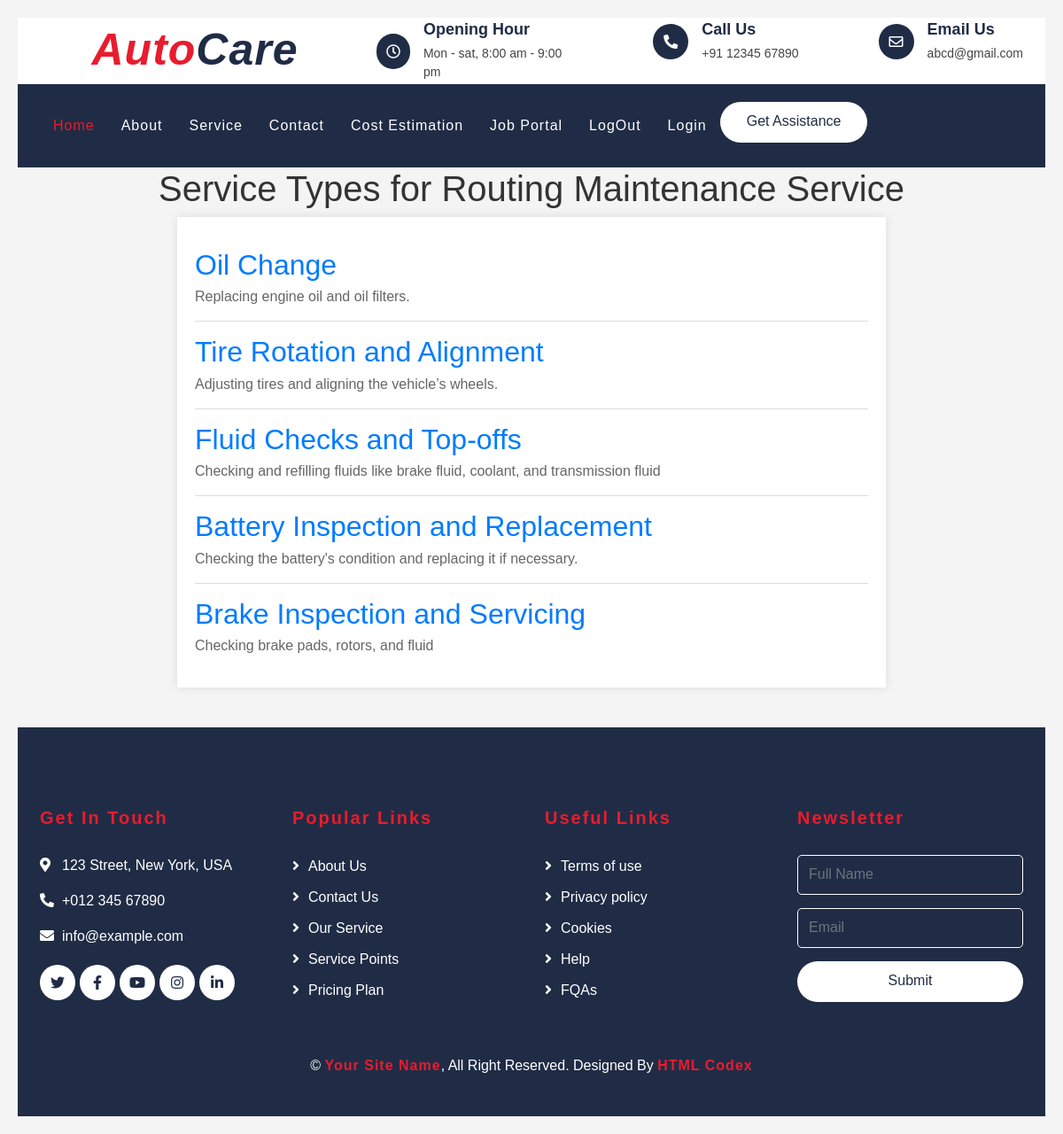
/categories/1/types/, run on the app's committed database.
### autocareweb/models.py (models this page shows, shortened)
class ServiceCategory(models.Model):
    name = models.CharField(max_length=100, unique=True)
    description = models.TextField()

class ServiceType(models.Model):
    name = models.CharField(max_length=100)
    category = models.ForeignKey(ServiceCategory, related_name='service_types', on_delete=models.CASCADE)
    description = models.TextField()

### autocareweb/views.py (the view)
def service_type_list(request, category_id):
    category = get_object_or_404(ServiceCategory, id=category_id)
    service_types = category.service_types.all()
    return render(request, 'service_type_list.html', {'category': category, 'service_types': service_types})

### templates/service_type_list.html (shortened to what this page needs)
{% extends 'partials/base.html' %}
{%block content%}
{% load static %}
<!DOCTYPE html>
<html lang="en">
<head>
</head>
<body>
    <h1>Service Types for {{ category.name }}</h1>
    <div class="type-list">
        {% for type in service_types %}
            <div class="type">
                <h2>{{ type.name }}</h2>
                <p>{{ type.description }}</p>
            </div>
        {% endfor %}
    </div>
</body>
</html>
{%endblock%}

### static/css/style.css (style rules this page uses)
body { color: #444444; font-weight: 400; background: #ffffff; font-family: 'Barlow', sans-serif; }
h1, h2, h3, h4, h5, h6 { color: #202C45; }

### templates/service_type_list.html (style rules this page uses)
body { font-family: Arial, sans-serif; background-color: #f4f4f4; padding: 20px; }
h1 { text-align: center; color: #333; }
.type-list { max-width: 800px; margin: 0 auto; background-color: #fff; padding: 20px; box-shadow: 0 0 10px rgba(0, 0, 0, 0.1); }
.type { border-bottom: 1px solid #ddd; padding: 15px 0; }
.type:last-child { border-bottom: none; }
.type h2 { margin: 0; color: #007BFF; }
.type p { margin: 5px 0 0; color: #666; }

### data on the page
ServiceCategory: name "Routing Maintenance Service"
ServiceType: name "Oil Change", description "Replacing engine oil and oil filters."
ServiceType: name "Tire Rotation and Alignment", description "Adjusting tires and aligning the vehicle’s wheels."
ServiceType: name "Fluid Checks and Top-offs", description "Checking and refilling fluids like brake fluid, coolant, and transmission fluid"
ServiceType: name "Battery Inspection and Replacement", description "Checking the battery's condition and replacing it if necessary."
ServiceType: name "Brake Inspection and Servicing", description "Checking brake pads, rotors, and fluid"
